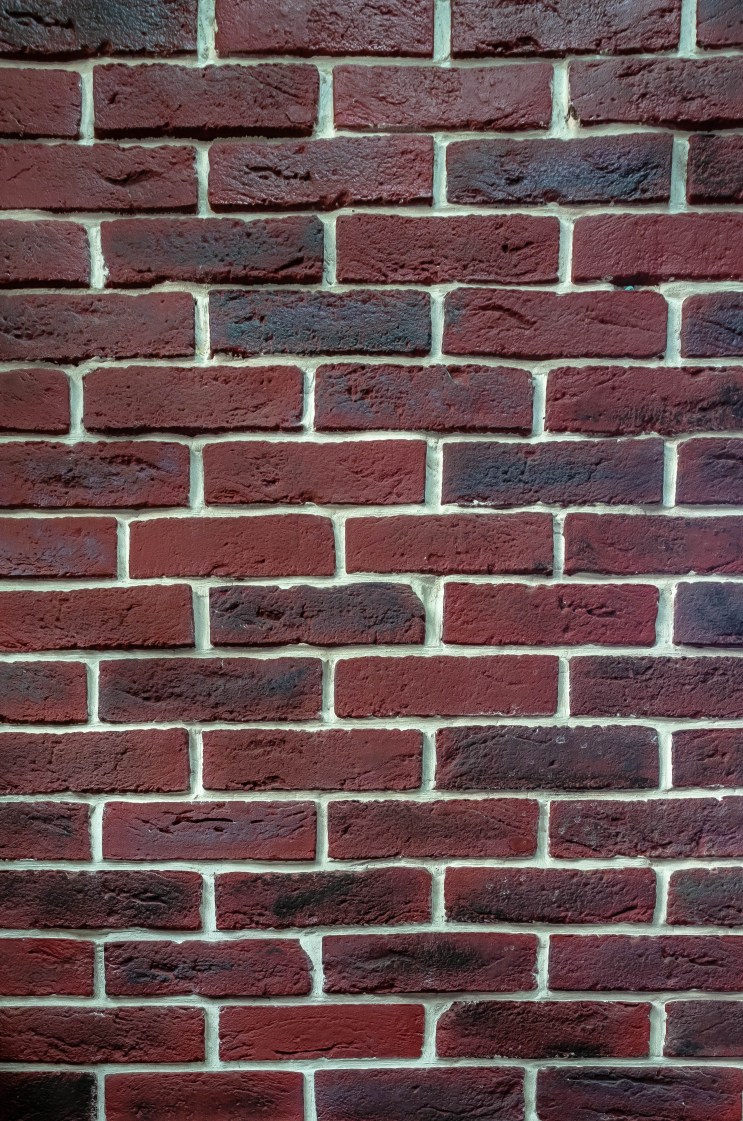
#> input picture MortarMill/samples/net/brick_6.jpg, 2972 x 4484 px, found by its file name (shown at 1/4 size)
$ python fft.py
#> lines starting #> are read from the running program, lines starting #| are printed output that depends on the picture
import cv2 as cv
import numpy as np

i = 6
image = cv.imread(f'samples/RAW/brick_{i}.jpg',0)
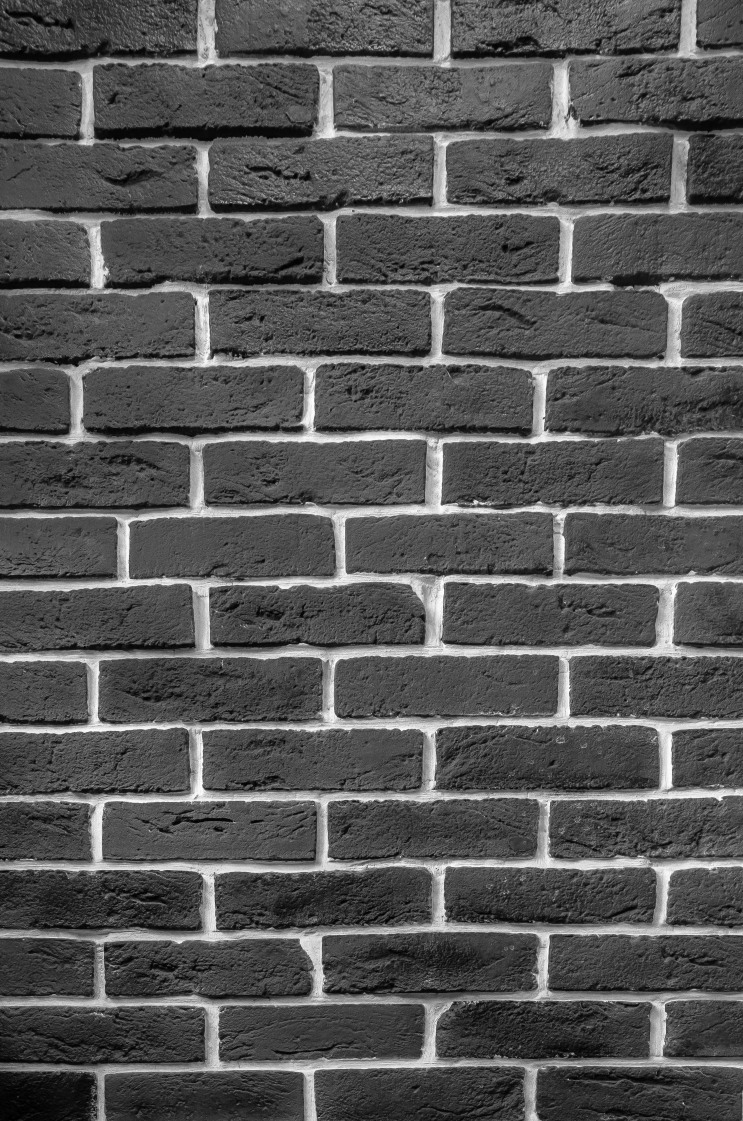
#> image: shape (4484, 2972) (shown at 1/4 size); min 0, max 255, mean 85.7
image = cv.resize(image, (600, int(image.shape[0] * (600.0/image.shape[1]))))
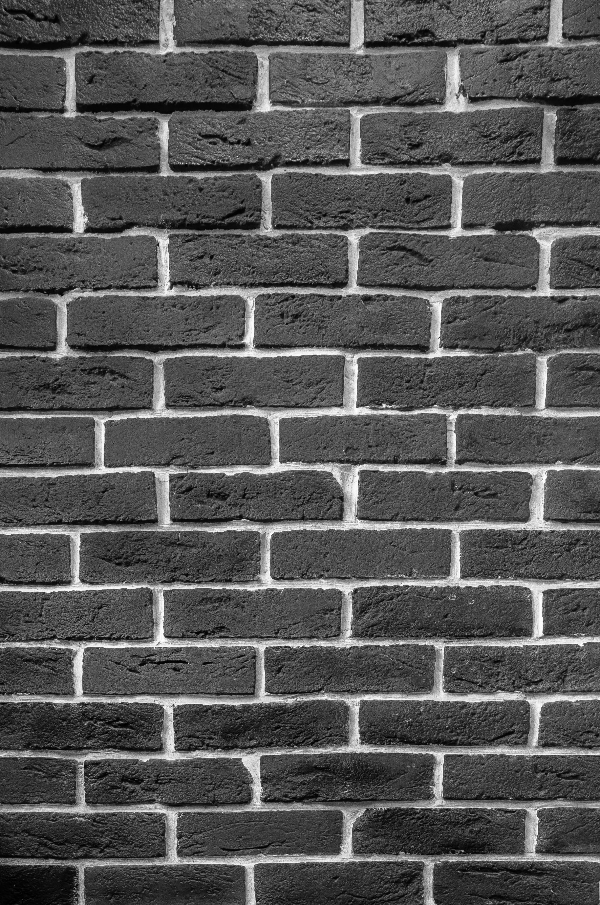
#> image: shape (905, 600); min 0, max 255, mean 85.6

f = np.fft.fft2(image)
fshift = np.fft.fftshift(f)
magnitude_spectrum = 20*np.log(np.abs(fshift))
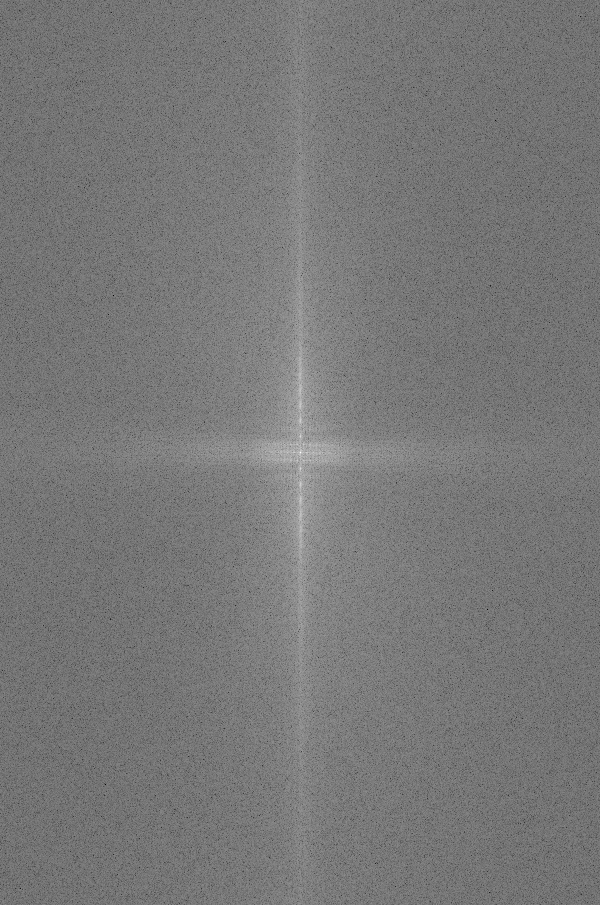
#> magnitude_spectrum: shape (905, 600) float64; min 37.56, max 353.1, mean 186.4; drawn with min black and max white

magnitude_spectrum_out = cv.normalize(magnitude_spectrum, None, 0, 255, cv.NORM_MINMAX)
magnitude_spectrum_out = magnitude_spectrum_out.astype(np.uint8)

cv.imshow('input',image)
cv.imshow('magnitude_spectrum',magnitude_spectrum_out)


rows, cols = image.shape
#> rows = 905; cols = 600
crow,ccol = rows//2 , cols//2
#> crow = 452; ccol = 300
fshift[crow-55:crow+56, ccol-55:ccol+56] = 0
f_ishift = np.fft.ifftshift(fshift)
img_back = np.fft.ifft2(f_ishift)
img_back = np.real(img_back)
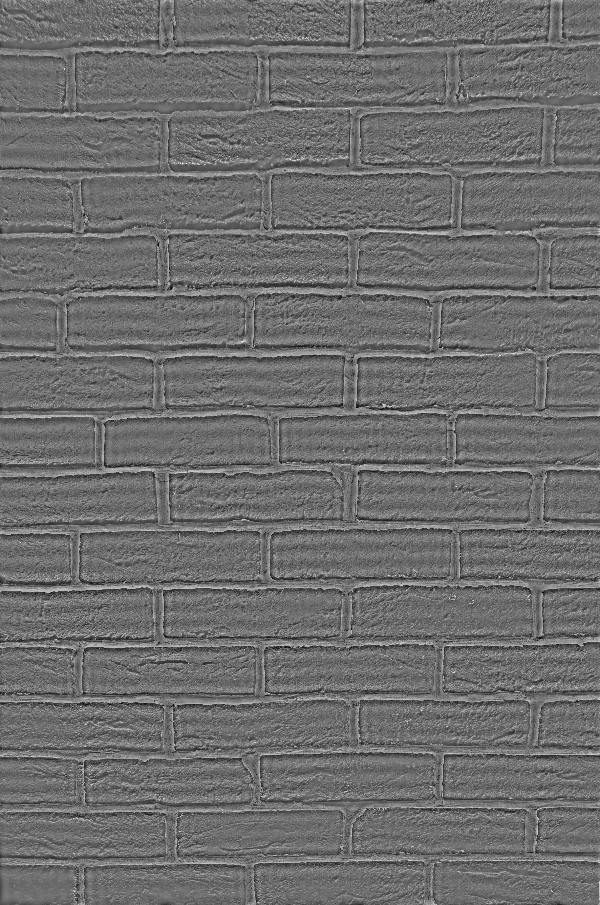
#> img_back: shape (905, 600) float64; min -128.1, max 169.2, mean 0; drawn with min black and max white

img_back_out = cv.normalize(img_back, None, 0, 255, cv.NORM_MINMAX)
img_back_out = img_back_out.astype(np.uint8)

cv.imshow('filtered',img_back)
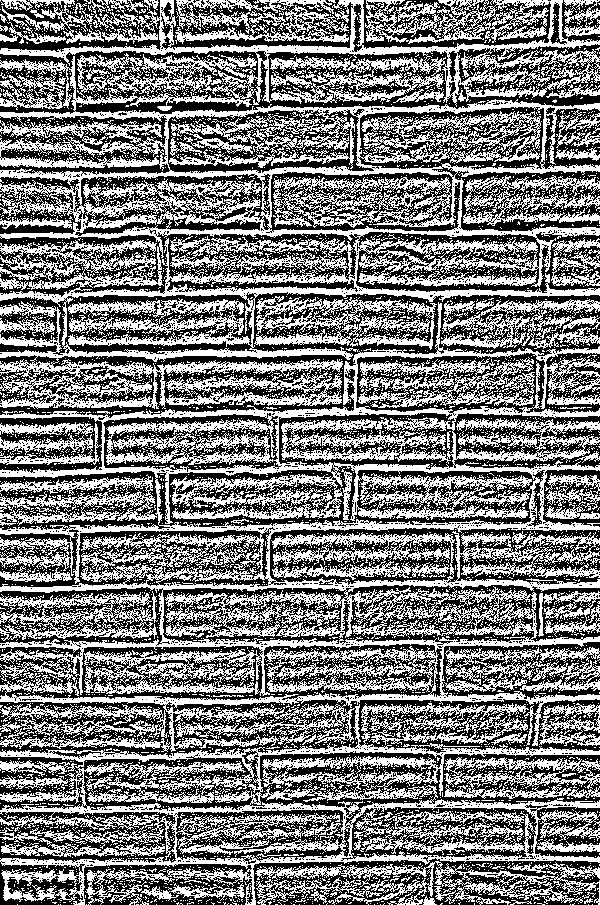
#> window 'filtered': shape (905, 600); min 0, max 255, mean 123.3


cv.waitKey(0)

$ run again, with MortarMill/samples/net/brick_5.jpg copied over MortarMill/samples/net/brick_6.jpg
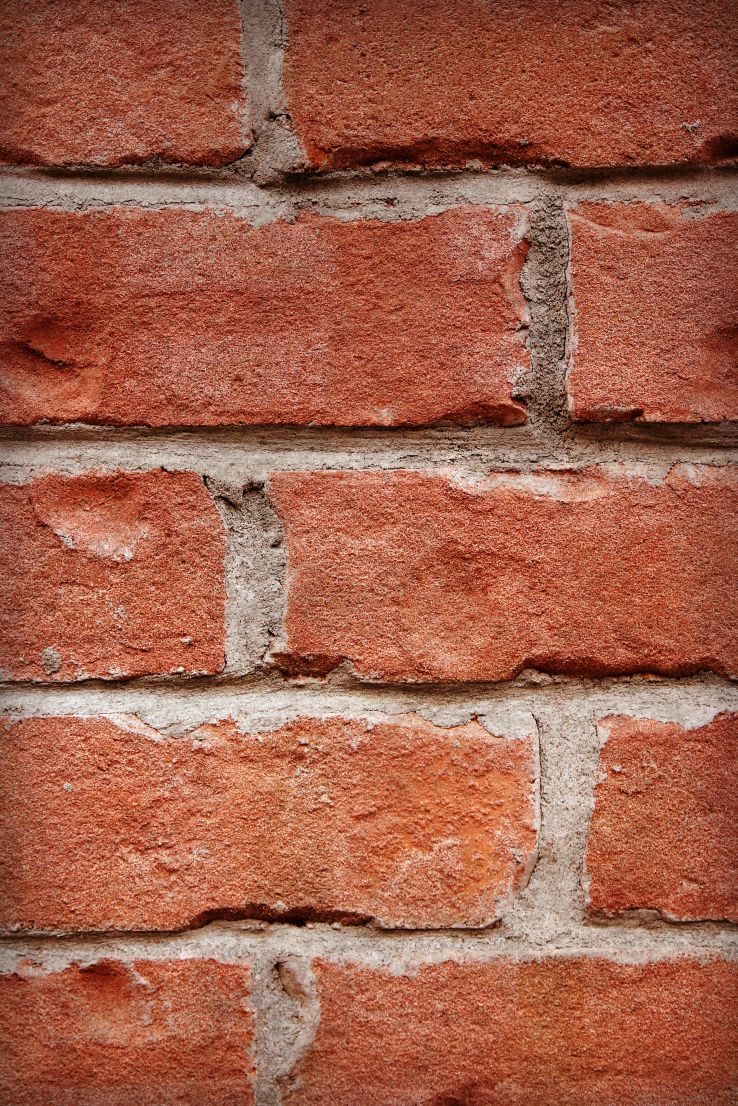
#> input picture MortarMill/samples/net/brick_5.jpg, 2212 x 3318 px, found by its file name (shown at 1/3 size)
#> `img_back = np.real(img_back)`:
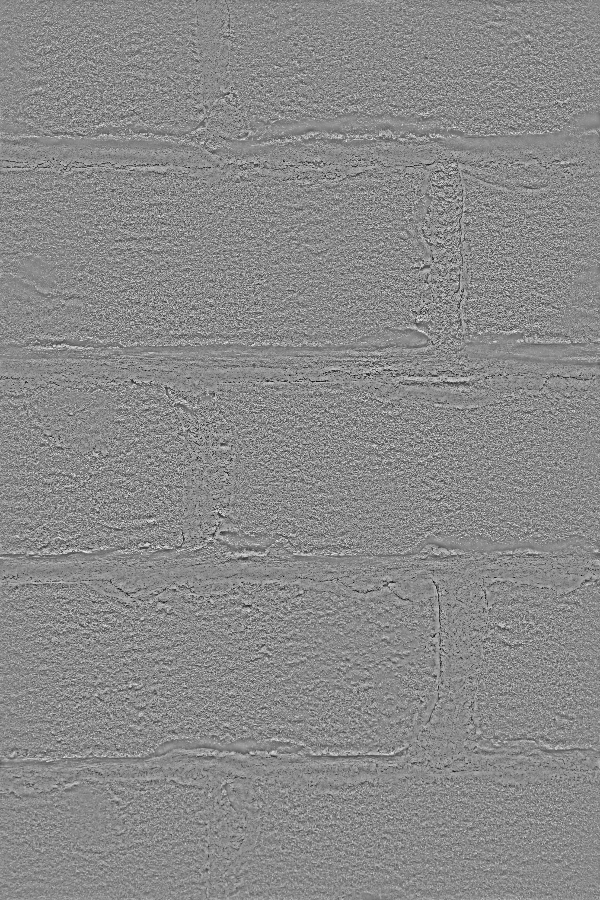
#> img_back: shape (900, 600) float64; min -170.9, max 144.8, mean 0; drawn with min black and max white
#> `cv.imshow('filtered',img_back)`:
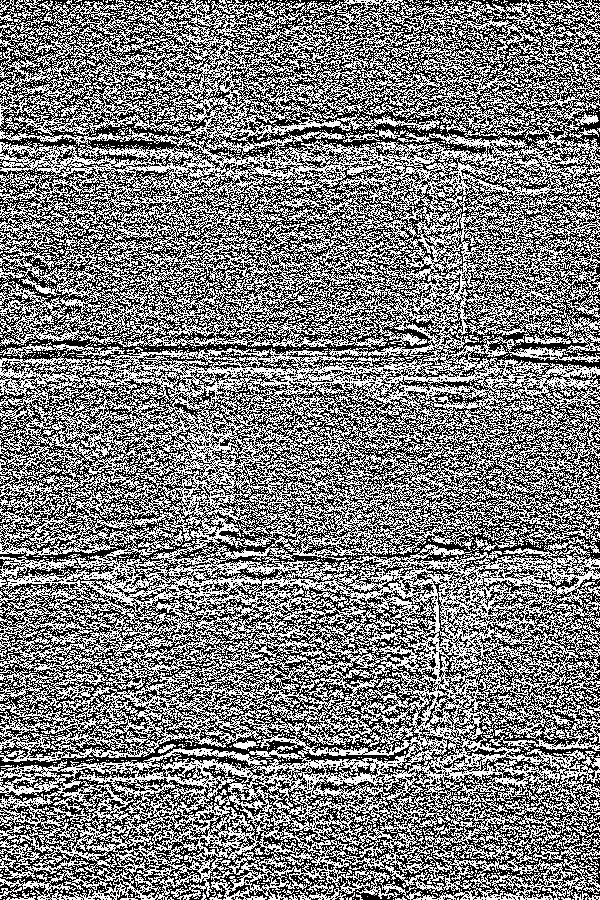
#> window 'filtered': shape (900, 600); min 0, max 255, mean 125.7
